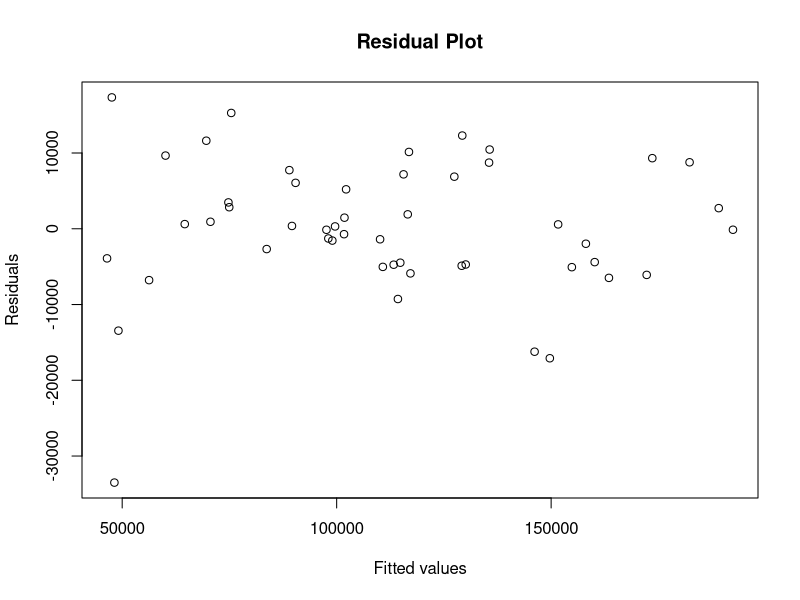

The R script that drew this image:
# Read the dataset from CSV
data <- read.csv("50_Startups.csv")

# Perform multiple linear regression
model <- lm(y ~ x1 + x2 + x3 +x4 , data = data)



# Print summary of the regression model
summary(model)

# Plot the data points and regression line
plot(model$fitted.values, model$residuals, xlab = "Fitted values", ylab = "Residuals", main = "Residual Plot")
abline(model, col = "red")


# Make predictions
new_data <- data.frame(x1 = c(150000, 200000), x2 = c(125000, 180000), x3 = c(250000, 300000), x4 = c("New York", "California"))
predictions <- predict(model, newdata = new_data)

# Print predictions
print (paste("prediction is ",predictions))
